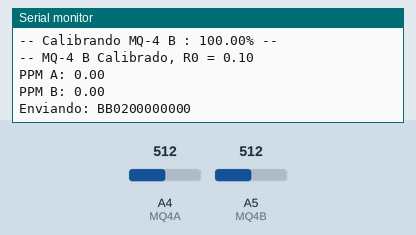
This sketch was run on a simulated Arduino Uno, built with avr-gcc and run on an emulated ATmega328P. Shown: the last lines printed to the serial monitor. The test bench sets the inputs (shaded band); at power-on: A4 (MQ4A) = 512, A5 (MQ4B) = 512. No radio packets arrive unless stated.

Above: at 7.4 s.
7.5 s: A4 (MQ4A) set to 1023
At 8.7 s:
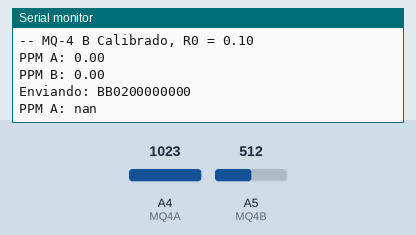
11.3 s: A5 (MQ4B) set to 1023
At 12.7 s:
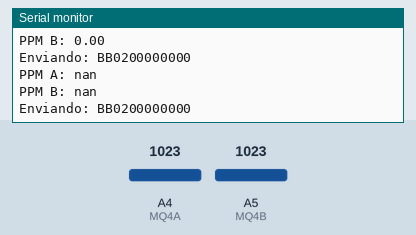
14.9 s: A4 (MQ4A) set to 900
At 16.3 s:
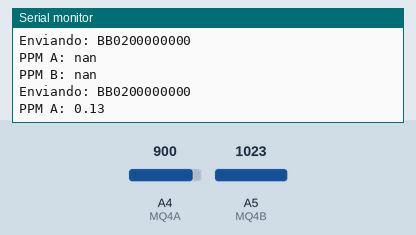
16.4 s: A5 (MQ4B) set to 900
At 17.3 s:
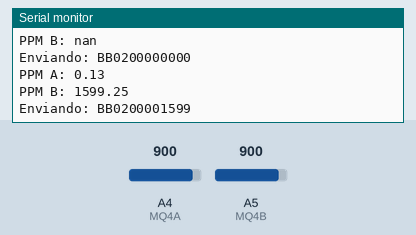
Timing chart, 0 to 18.9 s (numbered marks = the images above; inputs shaded):
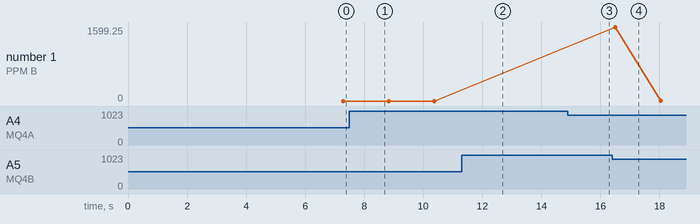

The sketch:

mainInoRealData.ino
```cpp
#include <SPI.h>  //Serial Peripheral Interface (SPI)
#include "RF24.h" //Biblioteca para NRF24L01
#include "printf.h"

#define ID "BB02"
#define APC 50   //Precisão de calibração - Quantidade de amostras
#define TPC 50   //Precisão de calibração - Tempo entre amostras
#define LPC 50   //Quantidade de leituras por ciclo
#define TDL 10   //Tempo entre leituras
#define MQ4RL 20  //Resistência de carga MQ-4, 20Kohm <- Datasheet
#define MQ4A 4   //Pino analogico MQ-4 A
#define MQ4B 5   //Pino analogico MQ-4 B
#define MQ4AS "MQ-4 A"   //Pino analogico MQ-4 A
#define MQ4BS "MQ-4 B"   //Pino analogico MQ-4 B

const byte interruptPin = 2;
RF24 radio(9,10); //Cria o objeto radio com portas CE e CS

int radioNumber = 2; //Número do Rádio Transmissor 1 ou 2
String s1s;
String s2s;
String trama;
char receivedMessage[32] = {0};
bool val;

// --- Variáveis Globais ---
//Sensor A
float MQ4AR0 = 0;          //Resistência em Ar Limpo
float MQ4ARSpR0 = 0;       //Razão entre Resistência Lida e Resistência em Ar Limpo
float MQ4AResult = 0;      //Resultado final em ppm

//Sensor B
float MQ4BR0 = 0;          //Resistência em Ar Limpo
float MQ4BRSpR0 = 0;       //Razão entre Resistência Lida e Resistência em Ar Limpo
float MQ4BResult = 0;      //Resultado final em ppm

// --- Funções e Procedimentos
float calibrate(int pin, String s);
float leituraA();
float leituraB();

void setup (){
    Serial.begin(9600); //Inicia comunicação com Monitor Serial
    while(!Serial);
    MQ4AR0 = calibrate(MQ4A, MQ4AS);
    MQ4BR0 = calibrate(MQ4B, MQ4BS);
    printf_begin();
    delay(1000);
    radio.begin(); //Inicia comunicação do objeto radio
    radio.setPALevel(RF24_PA_MIN); //Configura potência do objeto radio
    radio.setDataRate(RF24_1MBPS );
    radio.setChannel(0X76); //canal
    radio.enableDynamicPayloads();
    radio.powerUp();
    radio.openWritingPipe(0xF0F0F0F0E1LL);
    radio.openReadingPipe(1,0xE8E8F0F0E1LL);
    radio.printDetails();
    radio.startListening();
    //radio.maskIRQ(1,1,0);
    //pinMode(interruptPin, INPUT_PULLUP);
    //attachInterrupt(digitalPinToInterrupt(interruptPin), radioRecevedMessage, FALLING);
}

void loop (){
radioRecevedMessage();
delay(500); //Aguarda 1 segundo
}

void radioRecevedMessage() {
  //Serial.println("Entrando");
  char tramac[13];
  if(radio.available()){
    radio.read(receivedMessage, sizeof(receivedMessage));
    //Serial.println("Receving....");
    val = digitalRead(interruptPin);
    //Serial.println(val);
  }
  generateData().toCharArray(tramac, 13);
  radio.stopListening();
  Serial.print(F("Enviando: "));
  Serial.println(tramac);

  if (!radio.write(tramac, 13)){                              //Envia a Trama
      // Serial.println(": Falha"); //Imprime "Falha" caso não seja enviada
   }
  else{
     // Serial.println("Sucesso");
    }
  radio.startListening();

}

String generateData() {
    int s1 = 0;
    int s2 = 0;
    String s1s;
    String s2s;
    String trama;
    char tramac[13];

    s1 = leituraA();
    s2 = leituraB();
    s1s = getPadded(s1);
    s2s = getPadded(s2);
    trama = String(ID + s1s + s2s);
    return trama;
}


String getPadded(int num) {
  char buff[5];
  char padded[6];

  sprintf(buff, "%.4u", num);

  padded[0] = buff[0];
  padded[1] = buff[1];
  padded[2] = buff[2];
  padded[3] = buff[3];
  padded[4] = buff[4];
  padded[5] = '\0'; // The terminating NULL

  return String(padded);
}

float calibrate(int pin, String s){
  // Calibração de Sensores:
  float ValSensor = 0;   //Variável para calibração
  float VoltSensor = 0;  //Variável para calibração
  float AirSensor = 0;   //Variável para calibração
  float result = 0;

  Serial.print("-- Calibrando ");
  Serial.print(s);
  Serial.println(" --");
  Serial.print("-- ");
  Serial.print(APC);
  Serial.print(" leituras de ");
  Serial.print(TPC);
  Serial.println(" ms --");

  for(int i=0; i<=APC;i++){
     float percent = (float(i)/APC)*100;
     Serial.print("-- Calibrando ");
     Serial.print(s);
     Serial.print(" : ");
     Serial.print(percent);
     Serial.println("% --");
     ValSensor = ValSensor + analogRead(pin);
     delay(TPC);
  }

  ValSensor = ValSensor/APC;
  VoltSensor = ValSensor/1024*5.0;
  AirSensor = (5.0-VoltSensor)/VoltSensor;
  result = AirSensor/10.0;
  Serial.print("-- ");
  Serial.print(s);
  Serial.print(" Calibrado, R0 = ");
  Serial.println(MQ4AR0);
  return result;
}

float leituraA(){
  float MQ4AVal = 0;
  float MQ4ARS = 0;
  float result = 0;

  for(int j=0; j<=LPC; j++){
      MQ4AVal = MQ4AVal + analogRead(MQ4A);
      delay(TDL);
  }

  MQ4AVal = MQ4AVal/LPC;

// Tratamento dos Sinais
  MQ4ARS = MQ4RL*(1023-MQ4AVal)/(MQ4AVal);            //Conversão
  MQ4ARSpR0 = MQ4ARS/MQ4AR0;                          //Cálculo da razão
  result = pow((11.436/MQ4ARSpR0),2.83286119);   //Conversão em PPM
  Serial.print("PPM A: ");
  Serial.println(result);
  return(result);
}

float leituraB(){
  float MQ4BVal = 0;
  float MQ4BRS = 0;
  float result = 0;

  for(int j=0; j<=LPC; j++){
      MQ4BVal = MQ4BVal + analogRead(MQ4B);
      delay(TDL);
  }

  MQ4BVal = MQ4BVal/LPC;

// Tratamento dos Sinais
  MQ4BRS = MQ4RL*(1023-MQ4BVal)/(MQ4BVal);            //Conversão
  MQ4BRSpR0 = MQ4BRS/MQ4BR0;                          //Cálculo da razão
  result = pow((11.436/MQ4BRSpR0),2.83286119);   //Conversão em PPM
  Serial.print("PPM B: ");
  Serial.println(result);
  return(result);
}
```

printf.h
```cpp
// (licence header left out)
/**
 * @file printf.h
 *
 * Setup necessary to direct stdout to the Arduino Serial library, which
 * enables 'printf'
 */

#ifndef __PRINTF_H__
#define __PRINTF_H__

#ifdef ARDUINO

int serial_putc( char c, FILE * )
{
  Serial.write( c );

  return c;
}

void printf_begin(void)
{
  fdevopen( &serial_putc, 0 );
}

#else
#error This example is only for use on Arduino.
#endif // ARDUINO

#endif // __PRINTF_H__
```

Measured:
- after the input at 7.5 s, the serial monitor: prints a new line after 0.82 s (image 1)
- after the input at 11.3 s, the serial monitor: prints a new line after 0.60 s (image 2)
- after the input at 14.9 s, the serial monitor: prints a new line after 1.1 s (image 3)
- after the input at 16.4 s, the serial monitor: prints a new line after 0.11 s (image 4)
